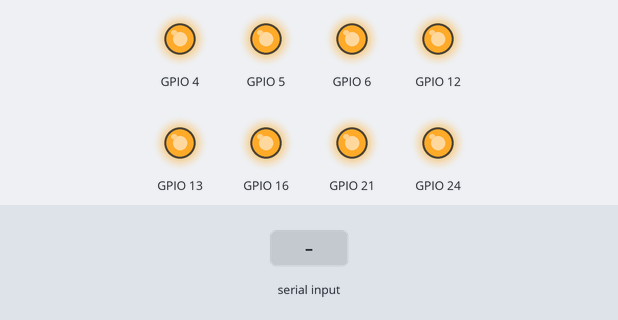
Simulated run of this program. Board: Raspberry Pi (BCM pin numbers). On the bench: output pins drawn as LEDs (lit = HIGH). Inputs (shaded band) come from the test bench. Parts the program declares active-low are drawn by pin level, so they are really on while drawn off; what the program prints to the terminal is not drawn.

Above: at 1.2 s.
1.3 s: "ROOM_PINS" typed at the terminal
2.8 s: "RELAY_ACTIVE_HIGH" typed at the terminal
4.3 s: "1" typed at the terminal
Timing chart, 0 to 7.3 s (numbered marks = the images above; inputs shaded):
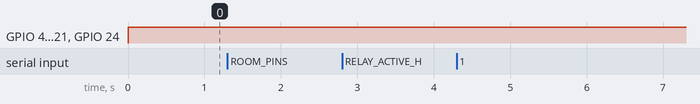

The program:

gpio_manager.py
```python
#!/usr/bin/env python3
"""
GPIO Manager - Keeps gpiozero devices open for persistent relay control.
Reads commands from stdin: "PIN VALUE" (e.g., "4 1" to set pin 4 to high).
"""
import sys
import os
import time

# Get pins from environment (avoid SPI 7,8,9,10,11; use 24 not 22 if GPIO 22 doesn't turn on)
ROOM_PINS = os.environ.get('ROOM_PINS', '4,5,6,12,13,16,21,24').split(',')
ROOM_PINS = [int(p.strip()) for p in ROOM_PINS if p.strip().isdigit()]

RELAY_ACTIVE_HIGH = os.environ.get('RELAY_ACTIVE_HIGH') == '1'

devices = {}

def init_pin(pin, active_high_setting):
    """Try to init one pin; retry once after short delay (helps Pi 5)."""
    try:
        dev = DigitalOutputDevice(pin, initial_value=False, active_high=active_high_setting)
        dev.value = False
        return dev
    except Exception as e:
        print(f"⚠️ GPIO {pin} init error: {e}", flush=True, file=sys.stderr)
        time.sleep(0.25)
        try:
            dev = DigitalOutputDevice(pin, initial_value=False, active_high=active_high_setting)
            dev.value = False
            print(f"✅ GPIO {pin} initialized on retry", flush=True)
            return dev
        except Exception as e2:
            print(f"❌ GPIO {pin} failed again: {e2}", flush=True, file=sys.stderr)
            return None

try:
    from gpiozero import DigitalOutputDevice

    # RELAY_ACTIVE_HIGH: "1" = relay ON when GPIO HIGH, "0" (default) = relay ON when GPIO LOW
    active_high_setting = RELAY_ACTIVE_HIGH
    for pin in ROOM_PINS:
        dev = init_pin(pin, active_high_setting)
        if dev is not None:
            devices[pin] = dev
            print(f"✅ GPIO {pin} initialized (active_high={active_high_setting})", flush=True)

    # Drive every pin LOW twice with short delay so output is firmly driven (no dim/floating LEDs)
    for _ in range(2):
        for pin, dev in devices.items():
            try:
                dev.value = False
            except Exception as e:
                print(f"⚠️ GPIO {pin} set-off error: {e}", flush=True, file=sys.stderr)
        time.sleep(0.05)

    ok_pins = sorted(devices.keys())
    failed = [p for p in ROOM_PINS if p not in devices]
    print(f"🚨 GPIO Manager ready for {len(devices)} pins (all driven LOW): {ok_pins}", flush=True)
    if failed:
        print(f"⚠️ Pins NOT initialized (will stay dim if used): {failed}", flush=True, file=sys.stderr)

    # Read commands from stdin: "PIN VALUE"
    for line in sys.stdin:
        line = line.strip()
        if not line:
            continue

        try:
            parts = line.split()
            if len(parts) != 2:
                continue

            pin = int(parts[0])
            value = int(parts[1])

            if pin in devices and value in (0, 1):
                # Server.js already applies RELAY_ACTIVE_HIGH logic, so use value as-is
                try:
                    old_value = devices[pin].value
                    devices[pin].value = bool(value)
                    new_value = devices[pin].value
                    print(f"✅ GPIO {pin}: {old_value} → {new_value} (requested {value})", flush=True)
                except Exception as e:
                    print(f"❌ GPIO {pin} write error: {e}", flush=True, file=sys.stderr)
            else:
                print(f"⚠️ Invalid pin {pin} or value {value}", flush=True, file=sys.stderr)
        except (ValueError, KeyError) as e:
            print(f"⚠️ Command error: {e}", flush=True, file=sys.stderr)

except ImportError:
    print("ERROR: gpiozero not installed. Install with: sudo apt install python3-gpiozero", flush=True, file=sys.stderr)
    sys.exit(1)
except KeyboardInterrupt:
    print("Shutting down GPIO Manager", flush=True)
    for dev in devices.values():
        try:
            dev.close()
        except:
            pass
    sys.exit(0)
```

Measured:
- after the input at 1.3 s, every drawn part: stays the same
- after the input at 2.8 s, every drawn part: stays the same
- after the input at 4.3 s, every drawn part: stays the same
